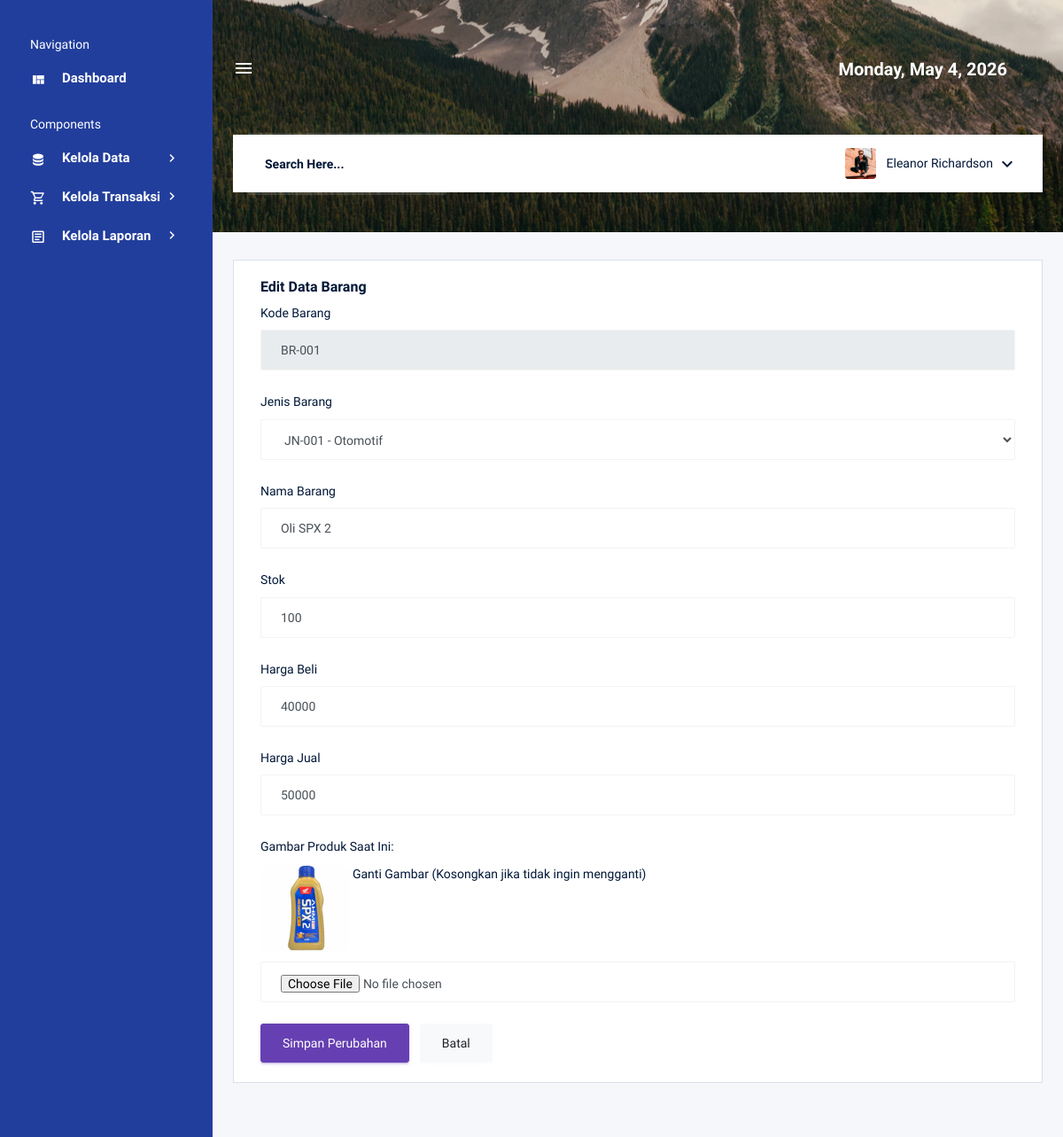
The app's page /admin/edit_barang.php?id=BR-001 with its own data.
### tables this page shows
CREATE TABLE `tb_barang` (
  `kd_barang` varchar(100) NOT NULL,
  `kode_jenis` varchar(20) DEFAULT NULL,
  `nama_barang` varchar(255) DEFAULT NULL,
  `stok` int(11) DEFAULT NULL,
  `harga_beli` int(11) DEFAULT NULL,
  `harga_jual` int(11) DEFAULT NULL,
  `gambar_produk` text DEFAULT NULL
);

### admin/edit_barang.php (the view, shortened to what this page needs)
<?php
include '../koneksi.php';
$id = $_GET['id'];
$query = mysqli_query($koneksi, "SELECT * FROM tb_barang WHERE kd_barang='$id'");
$data = mysqli_fetch_array($query);
?>
<!DOCTYPE html>
<html lang="en">
<?php include 'elements/header.php'; ?>
<body>
    <div class="container-scroller d-flex">
        <?php include 'elements/sidebar.php'; ?>
        <div class="container-fluid page-body-wrapper">
            <?php include 'elements/navbar.php'; ?>
            <div class="main-panel">
                <div class="content-wrapper">
                    <div class="row">
                        <div class="col-lg-12 grid-margin stretch-card">
                            <div class="card">
                                <div class="card-body">
                                    <h4 class="card-title">Edit Data Barang</h4>
                                    <form class="forms-sample" method="POST" action="update_barang.php" enctype="multipart/form-data">
                                        <div class="form-group">
                                            <label for="kd_barang">Kode Barang</label>
                                            <input type="text" class="form-control" id="kd_barang" name="kd_barang" value="<?php echo $data['kd_barang']; ?>" readonly>
                                        </div>
                                        <div class="form-group">
                                            <label for="kode_jenis">Jenis Barang</label>
                                            <select class="form-control" id="kode_jenis" name="kode_jenis" required>
                                                <?php
                                                $query_jenis = mysqli_query($koneksi, "SELECT * FROM tb_jenis");
                                                while ($j = mysqli_fetch_array($query_jenis)) {
                                                    $selected = ($j['kode_jenis'] == $data['kode_jenis']) ? 'selected' : '';
                                                    echo "<option value='" . $j['kode_jenis'] . "' $selected>" . $j['kode_jenis'] . " - " . $j['jenis'] . "</option>";
                                                }
                                                ?>
                                            </select>
                                        </div>
                                        <div class="form-group">
                                            <label for="nama_barang">Nama Barang</label>
                                            <input type="text" class="form-control" id="nama_barang" name="nama_barang" value="<?php echo $data['nama_barang']; ?>" required>
                                        </div>
                                        <div class="form-group">
                                            <label for="stok">Stok</label>
                                            <input type="number" class="form-control" id="stok" name="stok" value="<?php echo $data['stok']; ?>" required>
                                        </div>
                                        <div class="form-group">
                                            <label for="harga_beli">Harga Beli</label>
                                            <input type="number" class="form-control" id="harga_beli" name="harga_beli" value="<?php echo $data['harga_beli']; ?>" required>
                                        </div>
                                        <div class="form-group">
                                            <label for="harga_jual">Harga Jual</label>
                                            <input type="number" class="form-control" id="harga_jual" name="harga_jual" value="<?php echo $data['harga_jual']; ?>" required>
                                        </div>
                                        <div class="form-group">
                                            <label>Gambar Produk Saat Ini:</label><br>
                                            <img src="images/<?php echo $data['gambar_produk']; ?>" style="width: 100px; border-radius: 10px; margin-bottom: 10px;">
                                            <label for="gambar_produk">Ganti Gambar (Kosongkan jika tidak ingin mengganti)</label>
                                            <input type="file" class="form-control" id="gambar_produk" name="gambar_produk" accept="image/*">
                                        </div>
                                        <button type="submit" class="btn btn-primary mr-2">Simpan Perubahan</button>
                                        <a href="data_barang.php" class="btn btn-light">Batal</a>
                                    </form>
                                </div>
                            </div>
                        </div>
                    </div>
                </div>
            </div>
        </div>
    </div>
</body>
</html>

### records on screen
tb_barang: kd_barang "BR-001", nama_barang "Oli SPX 2", stok "100", harga_beli "40000", harga_jual "50000", gambar_produk (picture)

### other values on screen
$timestamp->format("l, F j, Y") "Monday, May 4, 2026"
form field kode_jenis "JN-001 - Otomotif"
